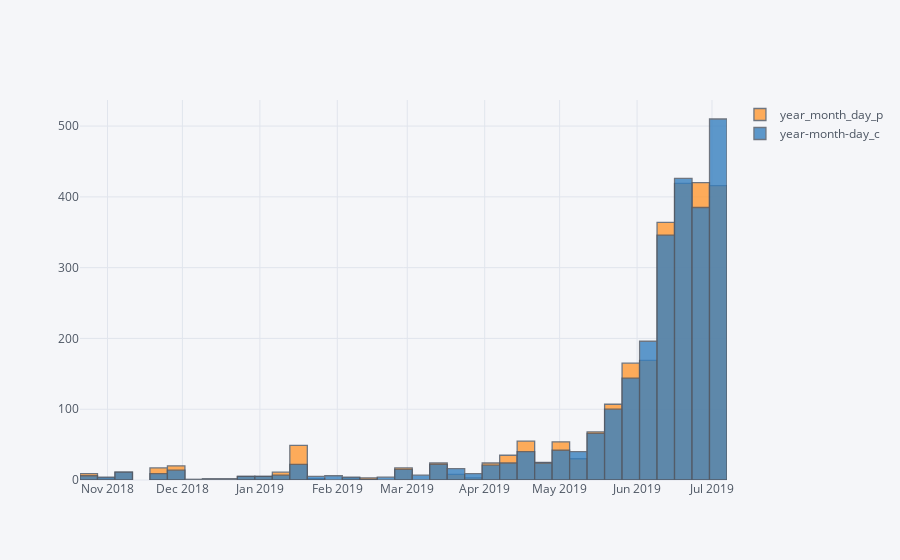

The notebook cell saved with this chart:
### Code cell
#user_date[['year_month_day_p', 'year-month-day_c']].iplot(kind='hist')

### Figure 1 — Plotly figure (JSON) as saved in the notebook; plotly's stock layout.template omitted (floating-point values rounded to 4 significant figures; data arrays with more than 128 entries replaced by an {"elided": "..."} marker saying what was removed)
{"data": [{"histfunc": "count", "histnorm": "", "marker": {"color": "rgba(255, 153, 51, 1.0)", "line": {"color": "#4D5663", "width": 1.3}}, "name": "year_month_day_p", "opacity": 0.8, "orientation": "v", "type": "histogram", "uid": "918a3253-ae81-496f-ac68-89c43ab3ab30", "x": {"elided": "2541 str values"}}, {"histfunc": "count", "histnorm": "", "marker": {"color": "rgba(55, 128, 191, 1.0)", "line": {"color": "#4D5663", "width": 1.3}}, "name": "year-month-day_c", "opacity": 0.8, "orientation": "v", "type": "histogram", "uid": "ae3d9565-999c-44b5-921c-3f0fb8e39eba", "x": {"elided": "2541 str values"}}], "layout": {"barmode": "overlay", "legend": {"bgcolor": "#F5F6F9", "font": {"color": "#4D5663"}}, "paper_bgcolor": "#F5F6F9", "plot_bgcolor": "#F5F6F9", "title": {"font": {"color": "#4D5663"}}, "xaxis": {"gridcolor": "#E1E5ED", "showgrid": true, "tickfont": {"color": "#4D5663"}, "title": {"font": {"color": "#4D5663"}, "text": ""}, "zerolinecolor": "#E1E5ED"}, "yaxis": {"gridcolor": "#E1E5ED", "showgrid": true, "tickfont": {"color": "#4D5663"}, "title": {"font": {"color": "#4D5663"}, "text": ""}, "zerolinecolor": "#E1E5ED"}}}
